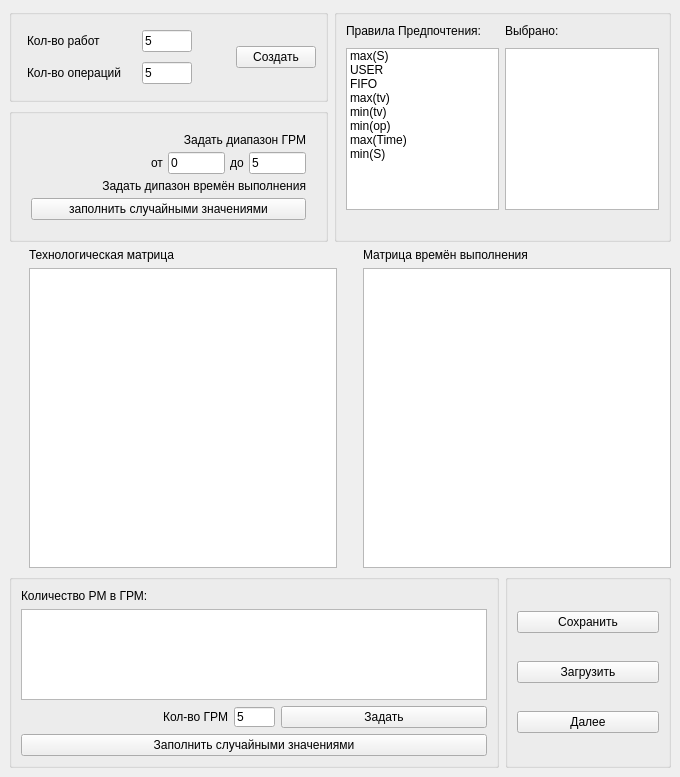
<?xml version="1.0" encoding="UTF-8"?>
<ui version="4.0">
 <class>MainWindow</class>
 <widget class="QMainWindow" name="MainWindow">
  <property name="geometry">
   <rect>
    <x>0</x>
    <y>0</y>
    <width>680</width>
    <height>777</height>
   </rect>
  </property>
  <property name="windowTitle">
   <string>MainWindow</string>
  </property>
  <widget class="QWidget" name="centralwidget">
   <layout class="QHBoxLayout" name="horizontalLayout_3">
    <item>
     <layout class="QGridLayout" name="gridLayout_2">
      <item row="2" column="0" colspan="2">
       <widget class="QGroupBox" name="groupBox_5">
        <property name="title">
         <string/>
        </property>
        <layout class="QHBoxLayout" name="horizontalLayout_8">
         <item>
          <layout class="QVBoxLayout" name="verticalLayout_9">
           <item>
            <widget class="QLabel" name="label_8">
             <property name="text">
              <string>Количество РМ в ГРМ:</string>
             </property>
            </widget>
           </item>
           <item>
            <widget class="QTableWidget" name="matrix3"/>
           </item>
           <item>
            <layout class="QHBoxLayout" name="horizontalLayout_7">
             <item>
              <widget class="QLabel" name="label_9">
               <property name="enabled">
                <bool>true</bool>
               </property>
               <property name="text">
                <string>&lt;html&gt;&lt;head/&gt;&lt;body&gt;&lt;p align=&quot;right&quot;&gt;Кол-во ГРМ&lt;/p&gt;&lt;/body&gt;&lt;/html&gt;</string>
               </property>
              </widget>
             </item>
             <item>
              <widget class="QLineEdit" name="countm3">
               <property name="maximumSize">
                <size>
                 <width>41</width>
                 <height>20</height>
                </size>
               </property>
               <property name="text">
                <string>5</string>
               </property>
              </widget>
             </item>
             <item>
              <widget class="QPushButton" name="creatematrix3">
               <property name="text">
                <string>Задать</string>
               </property>
              </widget>
             </item>
            </layout>
           </item>
           <item>
            <widget class="QPushButton" name="random3">
             <property name="text">
              <string>Заполнить случайными значениями</string>
             </property>
            </widget>
           </item>
          </layout>
         </item>
        </layout>
       </widget>
      </item>
      <item row="0" column="0">
       <layout class="QVBoxLayout" name="verticalLayout_8">
        <item>
         <widget class="QGroupBox" name="groupBox">
          <property name="sizeIncrement">
           <size>
            <width>361</width>
            <height>121</height>
           </size>
          </property>
          <property name="title">
           <string/>
          </property>
          <layout class="QHBoxLayout" name="horizontalLayout">
           <item>
            <layout class="QFormLayout" name="formLayout">
             <property name="sizeConstraint">
              <enum>QLayout::SetDefaultConstraint</enum>
             </property>
             <property name="fieldGrowthPolicy">
              <enum>QFormLayout::AllNonFixedFieldsGrow</enum>
             </property>
             <property name="labelAlignment">
              <set>Qt::AlignLeading|Qt::AlignLeft|Qt::AlignVCenter</set>
             </property>
             <property name="formAlignment">
              <set>Qt::AlignJustify|Qt::AlignVCenter</set>
             </property>
             <property name="horizontalSpacing">
              <number>20</number>
             </property>
             <property name="verticalSpacing">
              <number>10</number>
             </property>
             <property name="leftMargin">
              <number>6</number>
             </property>
             <property name="topMargin">
              <number>6</number>
             </property>
             <property name="rightMargin">
              <number>6</number>
             </property>
             <property name="bottomMargin">
              <number>6</number>
             </property>
             <item row="0" column="0">
              <widget class="QLabel" name="label">
               <property name="text">
                <string>Кол-во работ</string>
               </property>
              </widget>
             </item>
             <item row="1" column="0">
              <widget class="QLabel" name="label_2">
               <property name="text">
                <string>Кол-во операций</string>
               </property>
              </widget>
             </item>
             <item row="1" column="1">
              <widget class="QLineEdit" name="countO">
               <property name="maximumSize">
                <size>
                 <width>50</width>
                 <height>22</height>
                </size>
               </property>
               <property name="text">
                <string>5</string>
               </property>
              </widget>
             </item>
             <item row="0" column="1">
              <widget class="QLineEdit" name="countR">
               <property name="maximumSize">
                <size>
                 <width>50</width>
                 <height>22</height>
                </size>
               </property>
               <property name="text">
                <string>5</string>
               </property>
              </widget>
             </item>
            </layout>
           </item>
           <item>
            <layout class="QVBoxLayout" name="verticalLayout_7">
             <item>
              <spacer name="verticalSpacer">
               <property name="orientation">
                <enum>Qt::Vertical</enum>
               </property>
               <property name="sizeHint" stdset="0">
                <size>
                 <width>20</width>
                 <height>40</height>
                </size>
               </property>
              </spacer>
             </item>
             <item>
              <widget class="QPushButton" name="creatematrix">
               <property name="text">
                <string>Создать</string>
               </property>
              </widget>
             </item>
             <item>
              <spacer name="verticalSpacer_2">
               <property name="orientation">
                <enum>Qt::Vertical</enum>
               </property>
               <property name="sizeHint" stdset="0">
                <size>
                 <width>20</width>
                 <height>40</height>
                </size>
               </property>
              </spacer>
             </item>
            </layout>
           </item>
          </layout>
         </widget>
        </item>
        <item>
         <spacer name="verticalSpacer_3">
          <property name="orientation">
           <enum>Qt::Vertical</enum>
          </property>
          <property name="sizeHint" stdset="0">
           <size>
            <width>20</width>
            <height>40</height>
           </size>
          </property>
         </spacer>
        </item>
        <item>
         <widget class="QGroupBox" name="groupBox_3">
          <property name="title">
           <string/>
          </property>
          <layout class="QHBoxLayout" name="horizontalLayout_5">
           <item>
            <layout class="QVBoxLayout" name="verticalLayout_2">
             <property name="spacing">
              <number>5</number>
             </property>
             <property name="leftMargin">
              <number>10</number>
             </property>
             <property name="topMargin">
              <number>10</number>
             </property>
             <property name="rightMargin">
              <number>10</number>
             </property>
             <property name="bottomMargin">
              <number>10</number>
             </property>
             <item>
              <widget class="QLabel" name="label_3">
               <property name="text">
                <string>&lt;html&gt;&lt;head/&gt;&lt;body&gt;&lt;p align=&quot;right&quot;&gt;Задать диапазон ГРМ&lt;/p&gt;&lt;/body&gt;&lt;/html&gt;</string>
               </property>
              </widget>
             </item>
             <item>
              <layout class="QHBoxLayout" name="horizontalLayout_4">
               <property name="leftMargin">
                <number>120</number>
               </property>
               <property name="rightMargin">
                <number>0</number>
               </property>
               <item>
                <widget class="QLabel" name="label_4">
                 <property name="text">
                  <string>&lt;html&gt;&lt;head/&gt;&lt;body&gt;&lt;p align=&quot;center&quot;&gt;от&lt;/p&gt;&lt;/body&gt;&lt;/html&gt;</string>
                 </property>
                </widget>
               </item>
               <item>
                <widget class="QLineEdit" name="randomBorderTmLeft">
                 <property name="text">
                  <string>0</string>
                 </property>
                </widget>
               </item>
               <item>
                <widget class="QLabel" name="label_5">
                 <property name="text">
                  <string>&lt;html&gt;&lt;head/&gt;&lt;body&gt;&lt;p align=&quot;center&quot;&gt;до&lt;/p&gt;&lt;/body&gt;&lt;/html&gt;</string>
                 </property>
                </widget>
               </item>
               <item>
                <widget class="QLineEdit" name="randomBorderTmRight">
                 <property name="text">
                  <string>5</string>
                 </property>
                </widget>
               </item>
              </layout>
             </item>
             <item>
              <widget class="QLabel" name="label_12">
               <property name="text">
                <string>&lt;html&gt;&lt;head/&gt;&lt;body&gt;&lt;p align=&quot;right&quot;&gt;Задать дипазон времён выполнения&lt;/p&gt;&lt;/body&gt;&lt;/html&gt;</string>
               </property>
              </widget>
             </item>
             <item>
              <widget class="QPushButton" name="randomtm">
               <property name="text">
                <string>заполнить случайными значениями</string>
               </property>
              </widget>
             </item>
            </layout>
           </item>
          </layout>
         </widget>
        </item>
       </layout>
      </item>
      <item row="2" column="2">
       <widget class="QGroupBox" name="groupBox_6">
        <property name="title">
         <string/>
        </property>
        <layout class="QVBoxLayout" name="verticalLayout_10">
         <item>
          <widget class="QPushButton" name="saveButton">
           <property name="text">
            <string>Сохранить</string>
           </property>
          </widget>
         </item>
         <item>
          <widget class="QPushButton" name="loadButton">
           <property name="text">
            <string>Загрузить</string>
           </property>
          </widget>
         </item>
         <item>
          <widget class="QPushButton" name="next">
           <property name="minimumSize">
            <size>
             <width>0</width>
             <height>0</height>
            </size>
           </property>
           <property name="text">
            <string>Далее</string>
           </property>
          </widget>
         </item>
        </layout>
       </widget>
      </item>
      <item row="0" column="1" colspan="2">
       <widget class="QGroupBox" name="groupBox_2">
        <property name="title">
         <string/>
        </property>
        <layout class="QVBoxLayout" name="verticalLayout_6">
         <item>
          <layout class="QHBoxLayout" name="horizontalLayout_2">
           <item>
            <layout class="QVBoxLayout" name="verticalLayout_3">
             <property name="spacing">
              <number>10</number>
             </property>
             <item>
              <widget class="QLabel" name="label_6">
               <property name="text">
                <string>Правила Предпочтения:</string>
               </property>
              </widget>
             </item>
             <item>
              <widget class="QListWidget" name="getoff">
               <item>
                <property name="text">
                 <string>max(S)</string>
                </property>
               </item>
               <item>
                <property name="text">
                 <string>USER</string>
                </property>
               </item>
               <item>
                <property name="text">
                 <string>FIFO</string>
                </property>
               </item>
               <item>
                <property name="text">
                 <string>max(tv)</string>
                </property>
               </item>
               <item>
                <property name="text">
                 <string>min(tv)</string>
                </property>
               </item>
               <item>
                <property name="text">
                 <string>min(op)</string>
                </property>
               </item>
               <item>
                <property name="text">
                 <string>max(Time)</string>
                </property>
               </item>
               <item>
                <property name="text">
                 <string>min(S)</string>
                </property>
               </item>
              </widget>
             </item>
            </layout>
           </item>
           <item>
            <layout class="QVBoxLayout" name="verticalLayout_4">
             <property name="spacing">
              <number>10</number>
             </property>
             <item>
              <widget class="QLabel" name="label_7">
               <property name="text">
                <string>Выбрано:</string>
               </property>
              </widget>
             </item>
             <item>
              <widget class="QListWidget" name="geton"/>
             </item>
            </layout>
           </item>
          </layout>
         </item>
         <item>
          <layout class="QHBoxLayout" name="horizontalLayout_6">
           <item>
            <spacer name="horizontalSpacer">
             <property name="orientation">
              <enum>Qt::Horizontal</enum>
             </property>
             <property name="sizeHint" stdset="0">
              <size>
               <width>40</width>
               <height>20</height>
              </size>
             </property>
            </spacer>
           </item>
           <item>
            <layout class="QVBoxLayout" name="verticalLayout_5"/>
           </item>
           <item>
            <spacer name="horizontalSpacer_2">
             <property name="orientation">
              <enum>Qt::Horizontal</enum>
             </property>
             <property name="sizeHint" stdset="0">
              <size>
               <width>40</width>
               <height>20</height>
              </size>
             </property>
            </spacer>
           </item>
          </layout>
         </item>
        </layout>
       </widget>
      </item>
      <item row="1" column="0" colspan="3">
       <layout class="QGridLayout" name="gridLayout">
        <item row="1" column="4">
         <widget class="QTableWidget" name="matrix2">
          <property name="minimumSize">
           <size>
            <width>300</width>
            <height>300</height>
           </size>
          </property>
         </widget>
        </item>
        <item row="1" column="1">
         <spacer name="horizontalSpacer_3">
          <property name="orientation">
           <enum>Qt::Horizontal</enum>
          </property>
          <property name="sizeType">
           <enum>QSizePolicy::Minimum</enum>
          </property>
          <property name="sizeHint" stdset="0">
           <size>
            <width>20</width>
            <height>20</height>
           </size>
          </property>
         </spacer>
        </item>
        <item row="1" column="3">
         <spacer name="horizontalSpacer_4">
          <property name="orientation">
           <enum>Qt::Horizontal</enum>
          </property>
          <property name="sizeType">
           <enum>QSizePolicy::Minimum</enum>
          </property>
          <property name="sizeHint" stdset="0">
           <size>
            <width>20</width>
            <height>20</height>
           </size>
          </property>
         </spacer>
        </item>
        <item row="1" column="2">
         <widget class="QTableWidget" name="matrix1">
          <property name="minimumSize">
           <size>
            <width>300</width>
            <height>300</height>
           </size>
          </property>
         </widget>
        </item>
        <item row="0" column="2">
         <widget class="QLabel" name="label_10">
          <property name="text">
           <string>Технологическая матрица</string>
          </property>
         </widget>
        </item>
        <item row="0" column="4">
         <widget class="QLabel" name="label_11">
          <property name="text">
           <string>Матрица времён выполнения</string>
          </property>
         </widget>
        </item>
       </layout>
      </item>
     </layout>
    </item>
   </layout>
  </widget>
 </widget>
 <resources/>
 <connections/>
</ui>
